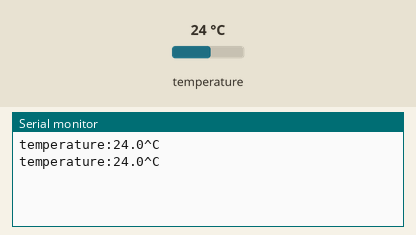
The sketch below on a simulated ESP32. Shown: the last lines printed to the serial monitor. Inputs (shaded band) come from the test bench; at power-on: temperature 24 °C.

Above: at 3.3 s.
3.4 s: temperature set to 12 °C
At 5.3 s:
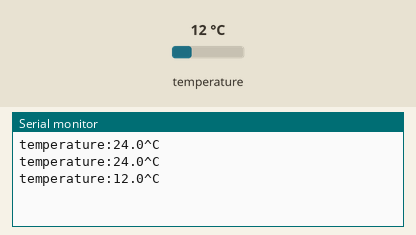
5.9 s: temperature set to 19 °C
At 6.6 s:
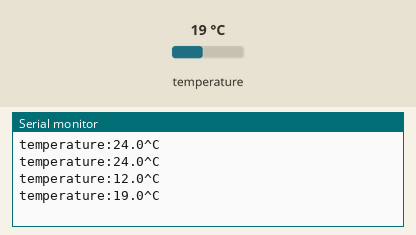
Timing chart, 0 to 8.9 s (numbered marks = the images above; inputs shaded):
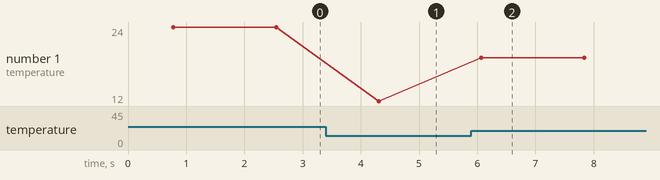

The sketch:

testing_tempSensor.ino
```cpp
#include <OneWire.h>
#include <DallasTemperature.h>


#define temp_pin 35

OneWire pin_DS18B20(temp_pin);
DallasTemperature DS18B20(&pin_DS18B20);


float voltage, ecValue, temperature = 25;
void setup() {
  // put your setup code here, to run once:
  Serial.begin(115200);
  DS18B20.begin();

}

void loop() {
  // put your main code here, to run repeatedly:

    temperature = readTemperature();  // read your temperature sensor to execute temperature compensation
    Serial.print("temperature:");
    Serial.print(temperature, 1);
    Serial.println("^C");
    delay(1000);


}

float readTemperature()
{
  DS18B20.requestTemperatures();  //Get temp value
  float temperatureC = DS18B20.getTempCByIndex(0);
  return temperatureC;
}
```

Measured:
- after the input at 3.4 s, the serial monitor: prints a new line after 0.91 s (image 1)
- after the input at 5.9 s, the serial monitor: prints a new line after 0.17 s (image 2)
- plotted number 1: 24 → 12 after the input at 3.4 s, 12 → 19 after the input at 5.9 s
